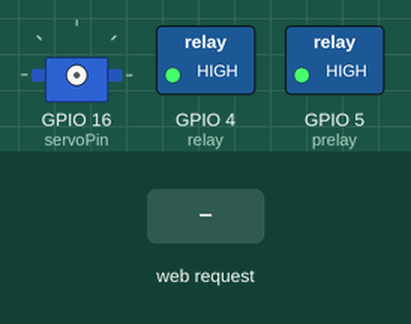
This sketch was run on a simulated ESP8266 (NodeMCU). Parts: servo, switched loads named in the sketch (green lamp = pin HIGH). The test bench sets the inputs (shaded band). WiFi joins after 1.5 s; servers stay silent unless stated; what the sketch prints to the serial monitor is not drawn.

Above: at 2.7 s.
2.8 s: HTTP request GET /LED=ON received
At 6.5 s:
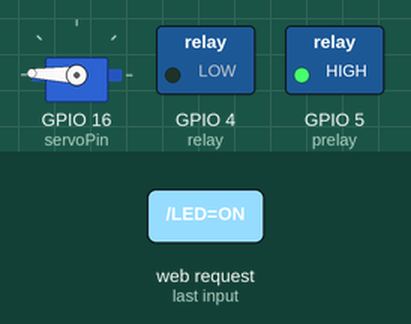
At 16.5 s:
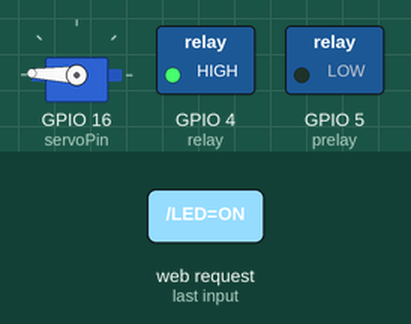
Timing chart, 0 to 16.8 s (numbered marks = the images above; inputs shaded):
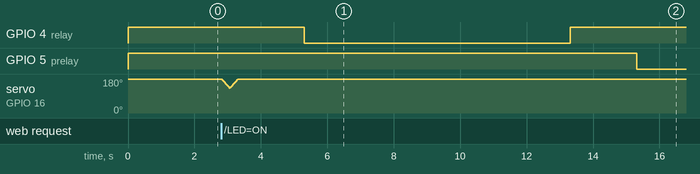

The sketch:

CoffeeAparat.ino
```cpp
 #include "ESP8266WiFi.h"
#include <Servo.h>
const char* ssid = "ssid";//Unesite naziv vaše wifi mreže
const char* password = "password"; //Unesite vašu lozinku
int servoPin = 16;                 //Pin na kojem se Servo  nalazi
WiFiServer server(80);             //otvaramo server na portu 80
  int relay = 4;
Servo myservo;
  int prelay = 5;
  int pos = 50;

void setup() {
   pinMode(relay, OUTPUT);
   pinMode(prelay, OUTPUT);
Serial.begin(115200); //POZOR! promjeniti u Serial monitoru baud rate na 115200 baud.
//U suprotnom će se dobiveni znakovi krivo interpretirati te se neće moći razumjeti.
delay(10);

digitalWrite(relay,HIGH);
digitalWrite(prelay,HIGH);        //Postavljanje pina relay OUTPUT-a na HIGH sto znaci da je ugasen jel koristim obrnutu logiku
//Spajanje na WiFi mrežu
Serial.println();
Serial.println();
Serial.print("Spajanje na ");
Serial.println(ssid);
WiFi.begin(ssid, password);
while (WiFi.status() != WL_CONNECTED) { //Ispisivanje "." znaka sve dok se ne spoji na definiranu WiFi mrežu
delay(500);
Serial.print(".");
}
Serial.println("");
Serial.println("WiFi spojen");
//Pokreni server
server.begin();
Serial.println("Server pokrenut");
//Ispiši IP adresu
Serial.print("Kopiraj ovu adresu u preglednik: ");
Serial.print("http://");
Serial.print(WiFi.localIP());
Serial.println("/");
}
void loop() {
// Provjeri je li klijent spojen
WiFiClient client = server.available();
if (!client) {
return;
}
// Čekaj dok klijent ne pošalje neke podatke
Serial.println("Novi klijent");
while(!client.available()){
delay(1);
}
// Pročitaj prvu liniju zahjeva
String request = client.readStringUntil('\r');
Serial.println(request);
client.flush();
// Interpretiraj zahtjev
int value1 = HIGH;
if (request.indexOf("/LED=ON") != -1) {     //ako http adresa zavrsava sa /LED=ON pokrece se slijedece
myservo.attach(servoPin);
myservo.write(180);
  for(pos = 180; pos>=130; pos-=3)     // goes from 180 degrees to 50 degrees
  {
    myservo.write(pos);              // tell servo to go to position in variable 'pos'
    delay(15);                       // waits 15ms for the servo to reach the position
  }
  for(pos = 130; pos < 180; pos += 3)  // goes from 50 degrees to 180 degrees
  {                                  // in steps of 3 degree
    myservo.write(pos);              // tell servo to go to position in variable 'pos'
    delay(15);                       // waits 15ms for the servo to reach the position
  }


delay(2000);
 digitalWrite(relay, LOW); //kuhalo se pokrene
      delay(8000);
 digitalWrite(relay, HIGH);
    delay(2000);
digitalWrite(prelay, LOW); //pumpa se pokrene
delay(2000);
digitalWrite(prelay, HIGH);
            }

// Postavi stanje po zahtjevu
// Vrati odgovor klijentu
client.println("HTTP/1.1 200 OK");
client.println("Content-Type: text/html");
client.println("");
client.println("");
client.println("");
client.print("sklop sada");
if(value1 == HIGH) {
client.print("radi");
} else {
client.print("ne radi");
}
client.println("<br><br>");
client.println("<a href='/LED=ON'><button>Upali sklop</button></a>");
client.println("");
delay(1);
Serial.println("Klijent je iskljucen");
Serial.println("");
}
```

Measured:
- after the input at 2.8 s, GPIO 4 (relay): HIGH → LOW after 2.5 s, → HIGH 8.0 s later; GPIO 5 (prelay): HIGH → LOW after 12.5 s
